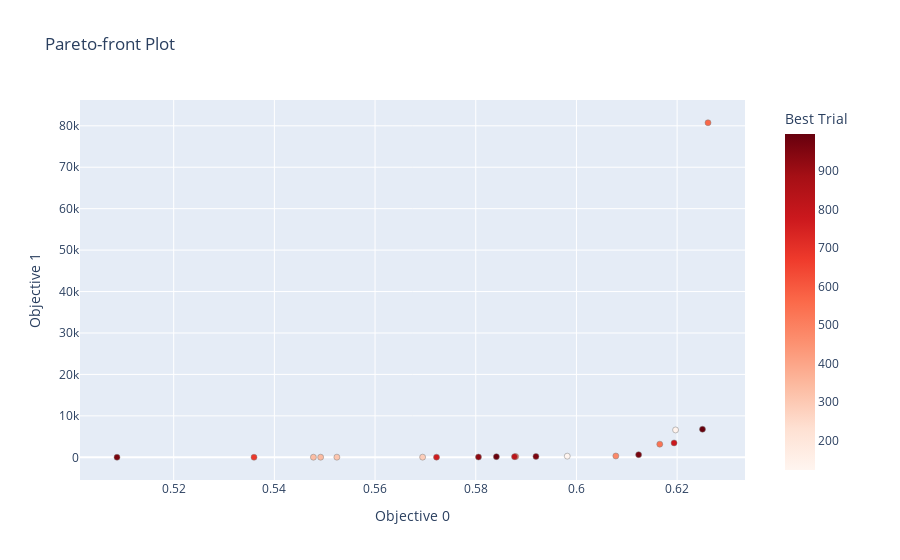

The cell this chart's notebook holds for it:
### Code cell
optuna.visualization.plot_pareto_front(study, include_dominated_trials=False)

### Figure 1 — Plotly figure (JSON) as saved in the notebook; plotly's stock layout.template omitted (floating-point values rounded to 4 significant figures)
{"data": [{"hovertemplate": "%{text}<extra>Trial</extra>", "marker": {"color": [], "colorbar": {"title": {"text": "Trial"}}, "colorscale": [[0, "rgb(247,251,255)"], [0.125, "rgb(222,235,247)"], [0.25, "rgb(198,219,239)"], [0.375, "rgb(158,202,225)"], [0.5, "rgb(107,174,214)"], [0.625, "rgb(66,146,198)"], [0.75, "rgb(33,113,181)"], [0.875, "rgb(8,81,156)"], [1, "rgb(8,48,107)"]], "line": {"color": "Grey", "width": 0.5}}, "mode": "markers", "showlegend": false, "text": [], "type": "scatter", "x": [], "y": []}, {"hovertemplate": "%{text}<extra>Best Trial</extra>", "marker": {"color": [124, 134, 289, 311, 336, 343, 477, 506, 533, 565, 679, 767, 778, 820, 928, 959, 962, 967, 991, 996], "colorbar": {"title": {"text": "Best Trial"}, "x": 1, "xpad": 40}, "colorscale": [[0, "rgb(255,245,240)"], [0.125, "rgb(254,224,210)"], [0.25, "rgb(252,187,161)"], [0.375, "rgb(252,146,114)"], [0.5, "rgb(251,106,74)"], [0.625, "rgb(239,59,44)"], [0.75, "rgb(203,24,29)"], [0.875, "rgb(165,15,21)"], [1, "rgb(103,0,13)"]], "line": {"color": "Grey", "width": 0.5}}, "mode": "markers", "showlegend": false, "text": ["{<br>  \"number\": 124,<br>  \"values\": [<br>    0.5981740898934901,<br>    277.1425811127005<br>  ],<br>  \"params\": {<br>    \"pi1_prob\": 0.15339928174994347,<br>    \"pi2_prob\": 0.41318879774385614<br>  }<br>}", "{<br>  \"number\": 134,<br>  \"values\": [<br>    0.6196913662201708,<br>    6603.715949046822<br>  ],<br>  \"params\": {<br>    \"pi1_prob\": 0.07331571345977131,<br>    \"pi2_prob\": 0.4500234622629225<br>  }<br>}", "{<br>  \"number\": 289,<br>  \"values\": [<br>    0.5694437110149698,<br>    36.81586084018283<br>  ],<br>  \"params\": {<br>    \"pi1_prob\": 0.4519304713283709,<br>    \"pi2_prob\": 0.4975789490902506<br>  }<br>}", "{<br>  \"number\": 311,<br>  \"values\": [<br>    0.5524172086674682,<br>    32.322065797820876<br>  ],<br>  \"params\": {<br>    \"pi1_prob\": 0.641206867585485,<br>    \"pi2_prob\": 0.29171814241627914<br>  }<br>}", "{<br>  \"number\": 336,<br>  \"values\": [<br>    0.5477557747048818,<br>    20.95032383420069<br>  ],<br>  \"params\": {<br>    \"pi1_prob\": 0.6183824228122176,<br>    \"pi2_prob\": 0.026729330903925257<br>  }<br>}", "{<br>  \"number\": 343,<br>  \"values\": [<br>    0.5491924834971612,<br>    24.260593006021356<br>  ],<br>  \"params\": {<br>    \"pi1_prob\": 0.7061853215025437,<br>    \"pi2_prob\": 0.18650953938734602<br>  }<br>}", "{<br>  \"number\": 477,<br>  \"values\": [<br>    0.6078248213567319,<br>    317.1749045280424<br>  ],<br>  \"params\": {<br>    \"pi1_prob\": 0.1879973379252062,<br>    \"pi2_prob\": 0.28055151272324247<br>  }<br>}", "{<br>  \"number\": 506,<br>  \"values\": [<br>    0.5879306626556386,<br>    173.66269456623561<br>  ],<br>  \"params\": {<br>    \"pi1_prob\": 0.2946690572577559,<br>    \"pi2_prob\": 0.32212719898197645<br>  }<br>}", "{<br>  \"number\": 533,<br>  \"values\": [<br>    0.6165538443636507,<br>    3172.8587713570814<br>  ],<br>  \"params\": {<br>    \"pi1_prob\": 0.060564725367564215,<br>    \"pi2_prob\": 0.9070403890502987<br>  }<br>}", "{<br>  \"number\": 565,<br>  \"values\": [<br>    0.6261320184971773,<br>    80732.41606695933<br>  ],<br>  \"params\": {<br>    \"pi1_prob\": 0.012043989218677498,<br>    \"pi2_prob\": 0.19651564869665922<br>  }<br>}", "{<br>  \"number\": 679,<br>  \"values\": [<br>    0.5359545385039272,<br>    14.656609580319884<br>  ],<br>  \"params\": {<br>    \"pi1_prob\": 0.7689251401000967,<br>    \"pi2_prob\": 0.15913742628894645<br>  }<br>}", "{<br>  \"number\": 767,<br>  \"values\": [<br>    0.5722066470292402,<br>    42.491743821856346<br>  ],<br>  \"params\": {<br>    \"pi1_prob\": 0.4960567216850697,<br>    \"pi2_prob\": 0.36160928692312316<br>  }<br>}", "{<br>  \"number\": 778,<br>  \"values\": [<br>    0.6193932274166607,<br>    3473.622585006513<br>  ],<br>  \"params\": {<br>    \"pi1_prob\": 0.06916033878079003,<br>    \"pi2_prob\": 0.3260463319797277<br>  }<br>}", "{<br>  \"number\": 820,<br>  \"values\": [<br>    0.5877013742837559,<br>    162.66162721735512<br>  ],<br>  \"params\": {<br>    \"pi1_prob\": 0.19345979038357314,<br>    \"pi2_prob\": 0.33481521004910764<br>  }<br>}", "{<br>  \"number\": 928,<br>  \"values\": [<br>    0.5805410991036575,<br>    63.797661313528074<br>  ],<br>  \"params\": {<br>    \"pi1_prob\": 0.4073743641584733,<br>    \"pi2_prob\": 0.36481869339712886<br>  }<br>}", "{<br>  \"number\": 959,<br>  \"values\": [<br>    0.5919596954029548,<br>    202.74158323569387<br>  ],<br>  \"params\": {<br>    \"pi1_prob\": 0.27606189320596813,<br>    \"pi2_prob\": 0.09394010731478249<br>  }<br>}", "{<br>  \"number\": 962,<br>  \"values\": [<br>    0.5087402990018183,<br>    13.169654677123868<br>  ],<br>  \"params\": {<br>    \"pi1_prob\": 0.9284755485304671,<br>    \"pi2_prob\": 0.03841867383704381<br>  }<br>}", "{<br>  \"number\": 967,<br>  \"values\": [<br>    0.6123558265238377,<br>    634.701484016413<br>  ],<br>  \"params\": {<br>    \"pi1_prob\": 0.15655829248498443,<br>    \"pi2_prob\": 0.6949876118610917<br>  }<br>}", "{<br>  \"number\": 991,<br>  \"values\": [<br>    0.5840999938591207,<br>    157.80249681901034<br>  ],<br>  \"params\": {<br>    \"pi1_prob\": 0.30499056151536064,<br>    \"pi2_prob\": 0.4929241600377863<br>  }<br>}", "{<br>  \"number\": 996,<br>  \"values\": [<br>    0.6250365274081542,<br>    6768.003332143398<br>  ],<br>  \"params\": {<br>    \"pi1_prob\": 0.03737662494028908,<br>    \"pi2_prob\": 0.6356573679427473<br>  }<br>}"], "type": "scatter", "x": [0.5982, 0.6197, 0.5694, 0.5524, 0.5478, 0.5492, 0.6078, 0.5879, 0.6166, 0.6261, 0.536, 0.5722, 0.6194, 0.5877, 0.5805, 0.592, 0.5087, 0.6124, 0.5841, 0.625], "y": [277.1, 6604.0, 36.82, 32.32, 20.95, 24.26, 317.2, 173.7, 3173.0, 80730.0, 14.66, 42.49, 3474.0, 162.7, 63.8, 202.7, 13.17, 634.7, 157.8, 6768.0]}], "layout": {"title": {"text": "Pareto-front Plot"}, "xaxis": {"title": {"text": "Objective 0"}}, "yaxis": {"title": {"text": "Objective 1"}}}}
